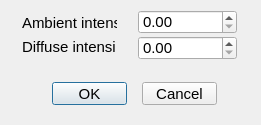
<?xml version="1.0" encoding="UTF-8"?>
<ui version="4.0">
 <class>Shade_Dialog</class>
 <widget class="QDialog" name="Shade_Dialog">
  <property name="geometry">
   <rect>
    <x>0</x>
    <y>0</y>
    <width>261</width>
    <height>125</height>
   </rect>
  </property>
  <property name="minimumSize">
   <size>
    <width>261</width>
    <height>125</height>
   </size>
  </property>
  <property name="maximumSize">
   <size>
    <width>261</width>
    <height>125</height>
   </size>
  </property>
  <property name="font">
   <font>
    <pointsize>10</pointsize>
   </font>
  </property>
  <property name="windowTitle">
   <string>Shade options</string>
  </property>
  <widget class="QLabel" name="label_9">
   <property name="geometry">
    <rect>
     <x>22</x>
     <y>37</y>
     <width>93</width>
     <height>20</height>
    </rect>
   </property>
   <property name="font">
    <font>
     <family>Arial</family>
     <pointsize>11</pointsize>
    </font>
   </property>
   <property name="text">
    <string>Diffuse intensity</string>
   </property>
  </widget>
  <widget class="QLabel" name="label_8">
   <property name="geometry">
    <rect>
     <x>22</x>
     <y>13</y>
     <width>95</width>
     <height>20</height>
    </rect>
   </property>
   <property name="font">
    <font>
     <family>Arial</family>
     <pointsize>11</pointsize>
    </font>
   </property>
   <property name="text">
    <string>Ambient intensity</string>
   </property>
  </widget>
  <widget class="QPushButton" name="_1">
   <property name="geometry">
    <rect>
     <x>52</x>
     <y>82</y>
     <width>75</width>
     <height>23</height>
    </rect>
   </property>
   <property name="font">
    <font>
     <family>Arial</family>
     <pointsize>11</pointsize>
    </font>
   </property>
   <property name="text">
    <string>OK</string>
   </property>
  </widget>
  <widget class="QPushButton" name="_2">
   <property name="geometry">
    <rect>
     <x>142</x>
     <y>82</y>
     <width>75</width>
     <height>23</height>
    </rect>
   </property>
   <property name="font">
    <font>
     <family>Arial</family>
     <pointsize>11</pointsize>
    </font>
   </property>
   <property name="text">
    <string>Cancel</string>
   </property>
  </widget>
  <widget class="RCDoubleSpinBox" name="_100">
   <property name="geometry">
    <rect>
     <x>138</x>
     <y>10</y>
     <width>99</width>
     <height>24</height>
    </rect>
   </property>
   <property name="font">
    <font>
     <family>Arial</family>
     <pointsize>11</pointsize>
    </font>
   </property>
   <property name="maximum">
    <double>100.000000000000000</double>
   </property>
  </widget>
  <widget class="RCDoubleSpinBox" name="_101">
   <property name="geometry">
    <rect>
     <x>138</x>
     <y>36</y>
     <width>99</width>
     <height>24</height>
    </rect>
   </property>
   <property name="font">
    <font>
     <family>Arial</family>
     <pointsize>11</pointsize>
    </font>
   </property>
   <property name="maximum">
    <double>100.000000000000000</double>
   </property>
  </widget>
 </widget>
 <customwidgets>
  <customwidget>
   <class>RCDoubleSpinBox</class>
   <extends>QDoubleSpinBox</extends>
   <header>../RealCADQt/source/rcdoublespinbox.h</header>
  </customwidget>
 </customwidgets>
 <resources/>
 <connections/>
</ui>
